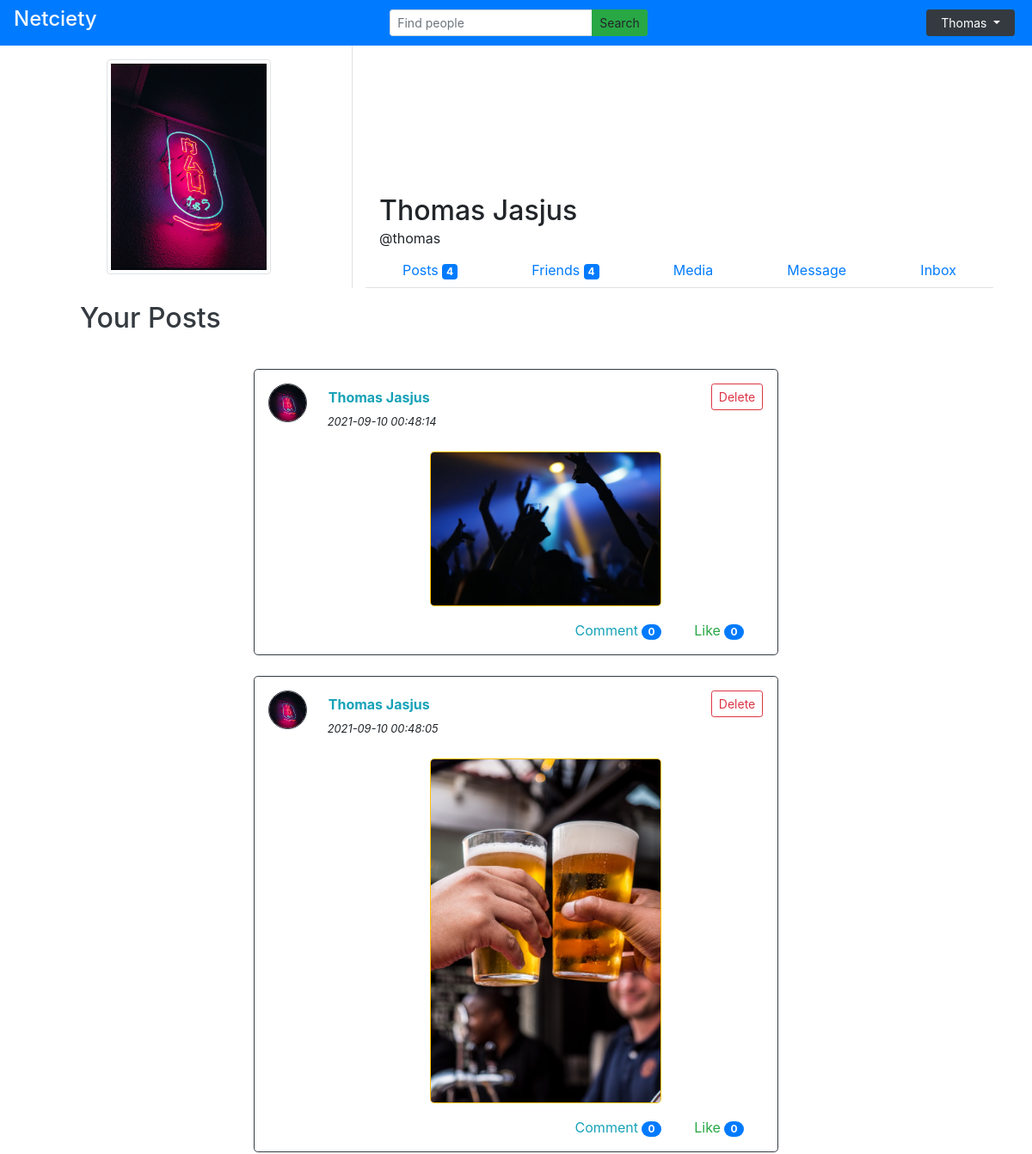
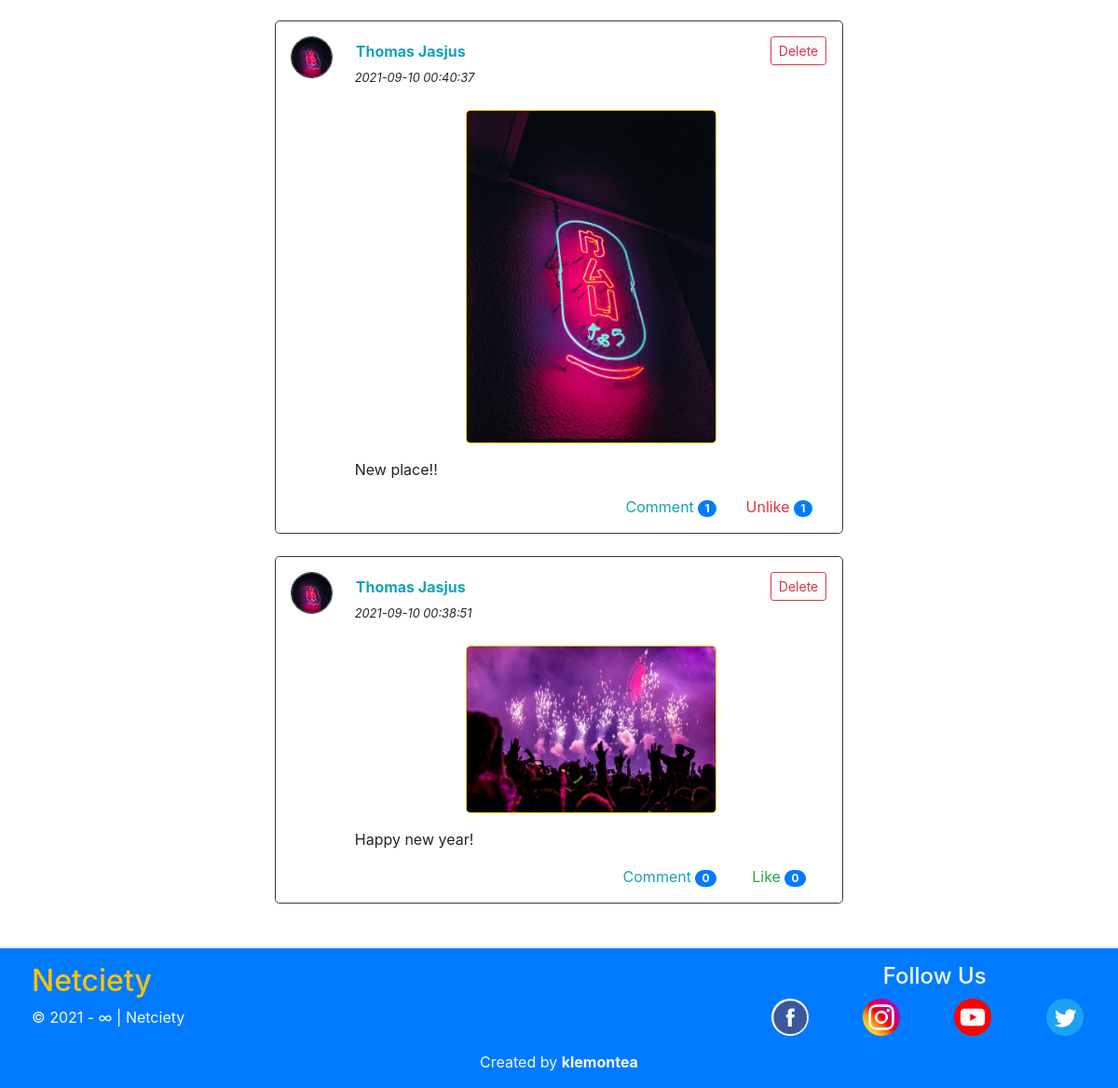
Screenshot of /members/dashboard/index.php (signed in) with the database file from the repository (2 pictures, top to bottom).
### tables this page shows
CREATE TABLE `member` (
  `member_id` int(11) NOT NULL,
  `username` varchar(255) NOT NULL,
  `member_fname` varchar(255) NOT NULL,
  `member_lname` varchar(255) NOT NULL,
  `member_email` varchar(255) NOT NULL,
  `member_password` varchar(255) NOT NULL,
  `member_profile_photo` varchar(255) NOT NULL,
  `member_total_friend` int(11) NOT NULL DEFAULT 0,
  `member_total_post` int(11) NOT NULL DEFAULT 0,
  `member_date_creation` date NOT NULL
);

CREATE TABLE `posts` (
  `post_id` int(11) NOT NULL,
  `post_user_id` int(11) NOT NULL COMMENT 'user_id is the author of this post!!',
  `post_content` text NOT NULL,
  `post_image` varchar(50) NOT NULL,
  `post_date` datetime NOT NULL,
  `post_comment_count` int(11) NOT NULL DEFAULT 0,
  `post_like_count` int(11) NOT NULL DEFAULT 0
);

### functions.php (called while the page is built, shortened)
<?php
function isLike($user_id, $post_id)
{
    global $connection;
    $query = "SELECT * FROM likes WHERE like_user_id = $user_id
                AND like_post_id = $post_id AND like_status = 'like'";
    $getQuery = mysqli_query($connection, $query);
    return (mysqli_num_rows($getQuery) > 0) ? true : false;
}
function getLikeCount($post_id)
{
    global $connection;
    $query = "SELECT post_like_count FROM posts WHERE post_id = $post_id";
    $getCount = mysqli_query($connection, $query);
    return mysqli_fetch_array($getCount)['post_like_count'];
}
function getCommentCount($post_id)
{
    global $connection;
    $query = "SELECT post_comment_count FROM posts WHERE post_id = $post_id";
    $getCount = mysqli_query($connection, $query);
    return mysqli_fetch_array($getCount)['post_comment_count'];
}
function getUsername($member_id)
{
    global $connection;
    $query = "SELECT * FROM member WHERE member_id = $member_id";
    $memberQuery = mysqli_query($connection, $query);
    $row = mysqli_fetch_array($memberQuery);
    return $row['username'];
}
function getFirstName($member_id)
{
    global $connection;
    $query = "SELECT * FROM member WHERE member_id = $member_id";
    $memberQuery = mysqli_query($connection, $query);
    $row = mysqli_fetch_array($memberQuery);
    return $row['member_fname'];
}
function getLastName($member_id)
{
    global $connection;
    $query = "SELECT * FROM member WHERE member_id = $member_id";
    $memberQuery = mysqli_query($connection, $query);
    $row = mysqli_fetch_array($memberQuery);
    return $row['member_lname'];
}
function getTotalFriend($member_id)
{
    global $connection;
    $query = "SELECT * FROM member WHERE member_id = $member_id";
    $memberQuery = mysqli_query($connection, $query);
    $row = mysqli_fetch_array($memberQuery);
    return $row['member_total_friend'];
}
function getTotalPost($member_id)
{
    global $connection;
    $query = "SELECT * FROM member WHERE member_id = $member_id";
    $memberQuery = mysqli_query($connection, $query);
    $row = mysqli_fetch_array($memberQuery);
    return $row['member_total_post'];
}
function usernameOrName($username, $fname, $lname)
{
    return $fname . " " . $lname;
}
function getImage($member_id)
{
    global $connection;
    $query = "SELECT * FROM member WHERE member_id = $member_id";
    $getQuery = mysqli_query($connection, $query);
    $row = mysqli_fetch_array($getQuery);
    return $row['member_profile_photo'];
}
function isOwner($post_id)
{
    global $connection;
    $id = $_SESSION['id'];
    $query = "SELECT * FROM posts WHERE post_id = $post_id AND post_user_id = $id";
    $ownerQuery = mysqli_query($connection, $query);
    return (mysqli_num_rows($ownerQuery) == 1) ? true : false;
}

### members/dashboard/posts.php (the view, shortened to what this page needs)
<div class="row">
    <h2 class='my-3 ml-5 text-dark'>Your Posts</h2>
</div>
<div class="row">
    <?php
    $query = "SELECT * FROM posts WHERE post_user_id = $self_id ORDER BY post_id DESC";
    $getPosts = mysqli_query($connection, $query);
    if (mysqli_num_rows($getPosts) == 0) {
        echo "<h5 class='mt-5 mx-auto'>You haven't made any posts yet.</h5>";
    } else {
        while ($row = mysqli_fetch_array($getPosts)) {
            $post_id = $row['post_id'];
            $content = $row['post_content'];
            $image = $row['post_image'];
            $date = $row['post_date'];
    ?>
            <div class="media mt-4 p-3 border border-dark rounded-lg mx-auto" style="width: 55%;">
                <a class="mr-4" href="../Fprofiles?user=<?php echo $self_username; ?>">
                    <img src=<?php echo (empty($self_image)) ? "../../images/memberphoto.png" : "../images/$self_image"; ?> alt="Member Profile Photo" class="border border-dark rounded-circle" style="width:45px; max-height:45px;">
                </a>
                <div class="media-body">
                    <div class="row d-flex">
                        <p class="m-0 pt-1 ml-3">
                            <strong class='text-info'>
                                <a href="../Fprofiles?user=<?php echo $self_username; ?>" class="text-reset text-decoration-none">
                                    <?php echo usernameOrName($self_username, $self_fname, $self_lname); ?>
                                </a>
                            </strong>
                        </p>
                        <?php if (isOwner($post_id)) { ?>
                            <a href="../includes/delete_post.php?pid=<?php echo $post_id; ?>&prev=dash" class="ml-auto mr-3">
                                <button type="button" class="btn btn-sm btn-outline-danger">
                                    Delete
                                </button>
                            </a>
                        <?php
                        }
                        ?>
                    </div>
                    <small><i><?php echo $date; ?></i></small>
                    <?php
                    if (!empty($image)) { ?>
                        <a href="../post.php?pid=<?php echo $post_id; ?>&prev=dash" class="text-decoration-none text-reset">
                            <div class="row mt-4">
                                <img src='../images/<?php echo $image; ?>' alt='posted image' class='w-50 mx-auto border border-warning rounded-lg'>
                            </div>
                        </a>
                    <?php
                    }
                    ?>
                    <a href="../post.php?pid=<?php echo $post_id; ?>&prev=dash" class="text-decoration-none text-reset">
                        <p class="my-3"><?php echo $content; ?></p>
                    </a>
                    <a href="../post.php?pid=<?php echo $post_id; ?>&prev=dash" class="text-decoration-none">
                        <div class="row d-flex justify-content-end">
                            <div class="col-xl-3 px-0 text-right text-info">
                                Comment
                                <span class="badge badge-pill badge-primary">
                                    <?php echo getCommentCount($post_id); ?>
                                </span>
                            </div>
                            <div class="col-xl-3 px-0 text-center">
                                <?php
                                echo (isLike($self_id, $post_id)) ? "<span class='text-danger'>Unlike</span>" : "<span class='text-success'>Like</span>";
                                ?>
                                <span class="badge badge-pill badge-primary">
                                    <?php echo getLikeCount($post_id); ?>
                                </span>
                            </div>
                        </div>
                    </a>
                </div>
            </div>
    <?php
        }
    }
    ?>
</div>

### members/includes/header.php (shortened to what this page needs)
<?php include "/xampp/htdocs/netciety/db.php"; ?>
<?php include "/xampp/htdocs/netciety/functions.php"; ?>
<!DOCTYPE html>
<html lang="en">
<head>
    <link href="/netciety/css/bootstrap.css" rel="stylesheet">
    <link href="/netciety/css/bootstrap-reboot.css" rel="stylesheet">
    <link href="/netciety/css/bootstrap-grid.css" rel="stylesheet">
</head>
<body>
    <nav class="navbar navbar-light bg-primary text-light">
        <a href="/netciety/members" class="navbar-brand text-light py-0 my-0">
            <h4>Netciety</h4>
        </a>
        <form class="form-inline my-lg-0 ml-auto mx-auto" method="post" action="/netciety/members/search.php">
            <div class="input-group bg-light rounded-lg">
                <input type="text" name='finding' class="form-control form-control-sm" placeholder="Find people">
                <div class="input-group-append">
                    <button class="btn btn-sm bg-success" type="submit" name="search">Search</button>
                </div>
            </div>
        </form>
        <div class="dropdown mr-1 text-light">
            <a class="btn btn-sm btn-dark px-3 dropdown-toggle" href="#" role="button" id="dropdownMenuLink" data-toggle="dropdown" aria-haspopup="true" aria-expanded="false">
                <?php echo (empty($_SESSION['fname'])) ?  ucfirst($_SESSION['username']) : $_SESSION['fname']; ?>
            </a>
        </div>
    </nav>

### members/dashboard/index.php (shortened to what this page needs)
<?php include "../includes/header.php"; ?>
<?php include "../../db.php"; ?>
<?php
if (isset($_SESSION['id'])) {
    $self_id = $_SESSION['id'];
    if (isset($_GET['src'])) {
        $source = $_GET['src'];
    } else {
        $source = '';
    }
    $self_username = getUsername($self_id);
    $self_fname = ucfirst(getFirstName($self_id));
    $self_lname = ucfirst(getLastName($self_id));
    $self_image = getImage($self_id);
    $self_countFriend = getTotalFriend($self_id);
    $self_countPost = getTotalPost($self_id);
} else {
    header("../index.php");
}
?>
<div class="container bg-white">
    <div class="row">
        <div class="col-4 border-right">
            <img src=<?php echo (empty($self_image)) ? "../../images/memberphoto.png" : "../images/$self_image"; ?> alt="profile picture" class="img-thumbnail mx-auto d-block my-3 rounded" style="height:250px;">
        </div>
        <div class="col-8 d-flex flex-column justify-content-between">
            <div class="row mt-auto ml-3">
                <h2 class="mb-0"><?php echo usernameOrName($self_username, $self_fname, $self_lname); ?></h2>
            </div>
            <p class="ml-3 mb-1">@<?php echo $self_username; ?></p>
            <ul class="nav nav-tabs  d-flex justify-content-around">
                <li class="nav-item">
                    <a class="nav-link" href="/netciety/members/dashboard?src=posts">
                        Posts
                        <span class="badge badge-primary">
                            <?php echo $self_countPost; ?>
                        </span>
                    </a>
                </li>
                <li class="nav-item">
                    <a class="nav-link" href="/netciety/members/dashboard?src=friends">
                        Friends
                        <span class="badge badge-primary">
                            <?php echo $self_countFriend; ?>
                        </span>
                    </a>
                </li>
                <li class="nav-item">
                    <a class="nav-link" href="/netciety/members/dashboard?src=media">
                        Media
                    </a>
                </li>
                <li class="nav-item">
                    <a class="nav-link" href="/netciety/members/dashboard?src=message">
                        Message
                    </a>
                </li>
                <li class="nav-item">
                    <a class="nav-link" href="/netciety/members/dashboard?src=inbox">
                        Inbox
                    </a>
                </li>
            </ul>
        </div>
    </div>
    <div class="container">
        <?php
        switch ($source) {
            default:
                include "posts.php";
        }
        ?>
    </div>
</div>
<?php include "../includes/footer.php"; ?>

### members/includes/footer.php (shortened to what this page needs)
<div class="container-fluid bg-primary mt-5">
    <div class="row ml-1 text-light">
        <div class="col-8 mt-3">
            <h2 class="text-warning">Netciety</h2>
            <p>&copy; 2021 - &infin; | Netciety</p>
        </div>
        <div class="col text-right mt-3">
            <h4 class="text-center">Follow Us</h4>
            <div class="row d-flex justify-content-around">
                <a href="https://facebook.com" target="_blank" class="p-2 mr-3">
                    <img src="/netciety/images/fb.png" class="bg-light rounded-circle" style="width: 20px; transform: scale(2);">
                </a>
                <a href="https://instagram.com" target="_blank" class="p-2 mr-3">
                    <img src="/netciety/images/insta.png" style="width: 20px; transform: scale(2);;">
                </a>
                <a href="https://youtube.com" target="_blank" class="p-2 mr-3">
                    <img src="/netciety/images/yt.png" style="width: 20px; transform: scale(2);">
                </a>
                <a href="https://twitter.com" target="_blank" class="p-2 mr-3">
                    <img src="/netciety/images/twitter.png" style="width: 20px; transform: scale(2);">
                </a>
            </div>
        </div>
    </div>
    <div class="row">
        <p class="text-light mx-auto mt-2">Created by <strong>klemontea</strong></p>
    </div>
</div>
</body>
</html>

### rows the page displays
member: member_profile_photo (picture), usernameOrName($self_username, $self_fname, $self_lname) "Thomas Jasjus", username "thomas", member_total_post "4", member_total_friend "4"
posts: member.member_profile_photo (picture), post_date "2021-09-10 00:48:14", post_image (picture), getCommentCount($post_id) "0", shows "Like", getLikeCount($post_id) "0"
posts: member.member_profile_photo (picture), post_date "2021-09-10 00:48:05", post_image (picture), getCommentCount($post_id) "0", shows "Like", getLikeCount($post_id) "0"
posts: member.member_profile_photo (picture), post_date "2021-09-10 00:40:37", post_image (picture), post_content "New place!!", getCommentCount($post_id) "1", shows "Unlike", getLikeCount($post_id) "1"
posts: member.member_profile_photo (picture), post_date "2021-09-10 00:38:51", post_image (picture), post_content "Happy new year!", getCommentCount($post_id) "0", shows "Like", getLikeCount($post_id) "0"

### other values shown
$_SESSION['fname'] "Thomas"
